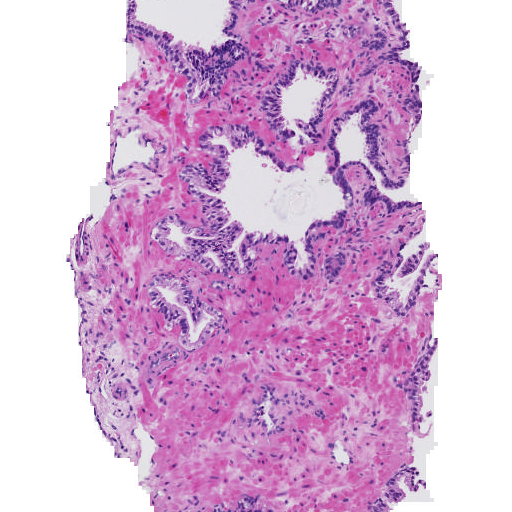
#> input picture images/0+0/03cbe5d39233a65cd7f64a81094ccc54_p_0.tiff, 512 x 512 px
$ python segment_images.py
#> lines starting #> are read from the running program, lines starting #| are printed output that depends on the picture; after the words box and inside, x2 and y2 are one past the last pixel; in counts of white or black regions, pixels touching at a corner belong together
import cv2 as cv
import numpy as np

"""
Cytoplasm classification
"""
LUMEN_RED = 210
LUMEN_GREEN = 210
LUMEN_BLUE = 210

NUCLEUS_RED = 80
NUCLEUS_GREEN = 69
NUCLEUS_BLUE = 129

CYTOPLASM_RED = 145 # 195.180.210
CYTOPLASM_GREEN = 130
CYTOPLASM_BLUE = 160

image = cv.imread("images/0+0/03cbe5d39233a65cd7f64a81094ccc54_p_0.tiff", -1)
#> image is the input picture: shape (512, 512, 3); mean B, G, R 214.4, 180.1, 215.7
image = cv.cvtColor(image, cv.COLOR_BGR2RGB)
image_hsv = cv.cvtColor(image, cv.COLOR_RGB2HSV)
#> image_hsv: shape (512, 512, 3); mean H, S, V 93.5, 53.2, 219.6

RANGE = 25
CYTOPLASM_RANGE = 75

LUMEN_LOW_RANGE = np.array([LUMEN_RED - RANGE, LUMEN_GREEN - RANGE, LUMEN_BLUE - RANGE])
LUMEN_HIGH_RANGE = np.array([LUMEN_RED + RANGE, LUMEN_GREEN + RANGE, LUMEN_BLUE + RANGE])

NUCLEUS_LOW_RANGE = np.array([NUCLEUS_RED - RANGE, NUCLEUS_GREEN - RANGE, NUCLEUS_BLUE - RANGE])
NUCLEUS_HIGH_RANGE = np.array([NUCLEUS_RED + RANGE, NUCLEUS_GREEN + RANGE, NUCLEUS_BLUE + RANGE])

CYTOPLASM_LOW_RANGE = np.array([CYTOPLASM_RED - CYTOPLASM_RANGE, CYTOPLASM_GREEN - CYTOPLASM_RANGE, CYTOPLASM_BLUE - CYTOPLASM_RANGE])
CYTOPLASM_HIGH_RANGE = np.array([CYTOPLASM_RED + CYTOPLASM_RANGE, CYTOPLASM_GREEN + CYTOPLASM_RANGE, CYTOPLASM_BLUE + CYTOPLASM_RANGE])

LUMEN_MASK = cv.inRange(image, LUMEN_LOW_RANGE, LUMEN_HIGH_RANGE)
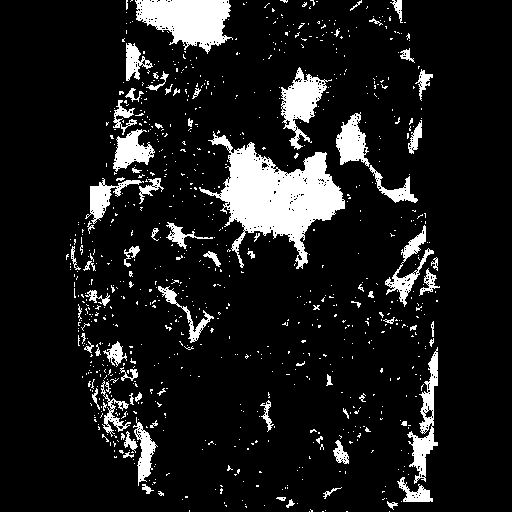
#> LUMEN_MASK: shape (512, 512); 10.8% white; 863 white regions (782 under 20 px), largest, box (x1, y1, x2, y2) and area: (199, 131, 345, 269) 8153, (135, 0, 233, 54) 3343, (281, 67, 332, 150) 1706
NUCLEUS_MASK = cv.inRange(image, NUCLEUS_LOW_RANGE, NUCLEUS_HIGH_RANGE)
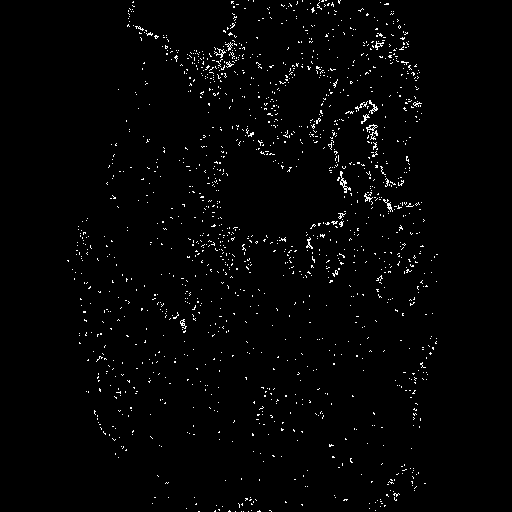
#> NUCLEUS_MASK: shape (512, 512); 1.7% white in thin lines or dots, all inside (x1, y1, x2, y2) = (67, 0, 438, 512)
CYTOPLASM_MASK = cv.inRange(image, CYTOPLASM_LOW_RANGE, CYTOPLASM_HIGH_RANGE)
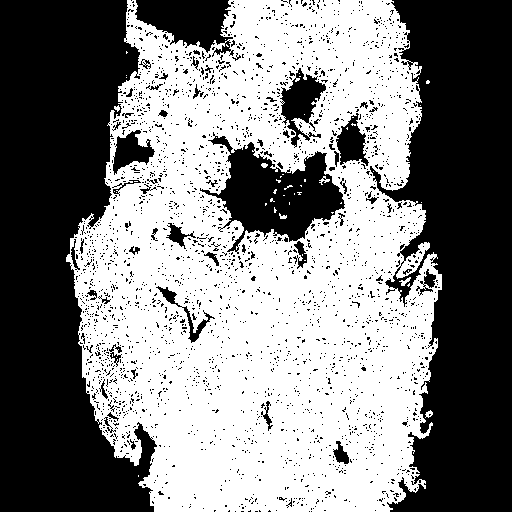
#> CYTOPLASM_MASK: shape (512, 512); 51.2% white; 2667 black regions (2605 under 20 px), largest, box (x1, y1, x2, y2) and area: (0, 0, 157, 512) 54407, (370, 0, 512, 512) 48643, (200, 132, 345, 254) 7676

LUMEN_MASK = LUMEN_MASK + NUCLEUS_MASK + CYTOPLASM_MASK
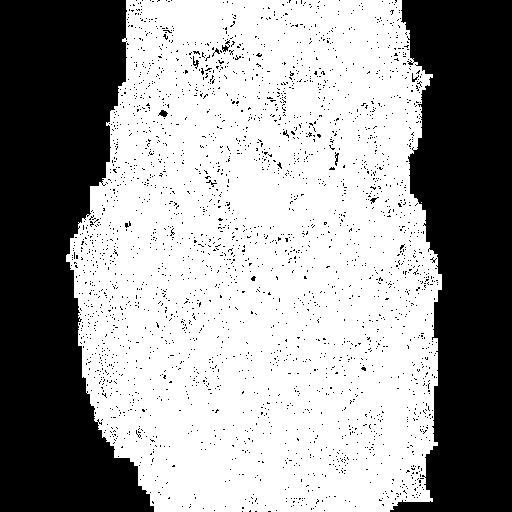
#> LUMEN_MASK: shape (512, 512); min 0, max 255, mean 155.3

result = cv.bitwise_and(image, image, mask=LUMEN_MASK)
cv.imwrite("images/{}".format("03cbe5d39233a65cd7f64a81094ccc54_p_0_marked.tiff"), image)
# cv.imshow("original", image)
result = image.copy()
result[LUMEN_MASK == 255] = [0,255,0]
result[NUCLEUS_MASK == 255] = [255,0,0]
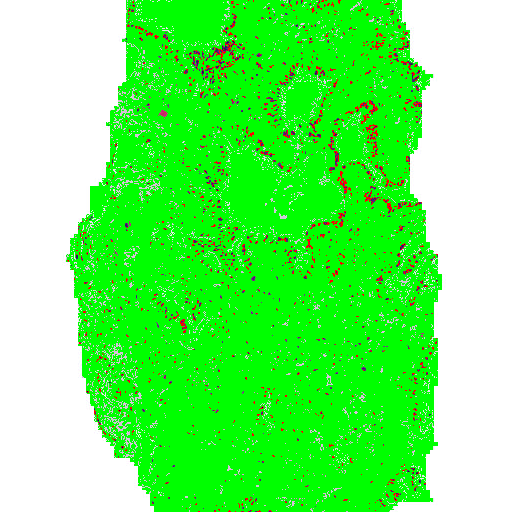
#> result: shape (512, 512, 3); mean R, G, B 106.1, 246.4, 102.1
result[CYTOPLASM_MASK == 255] = [0, 0, 0]
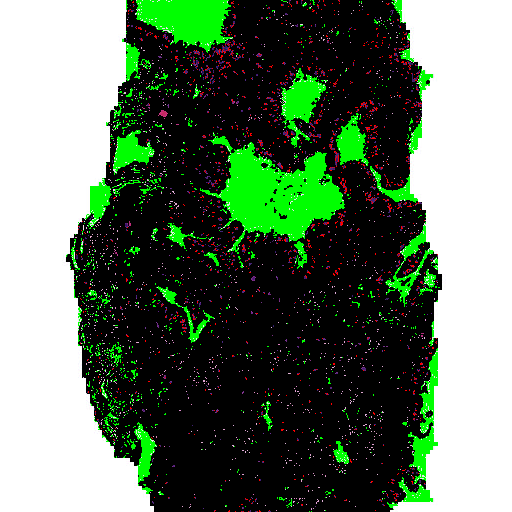
#> result: shape (512, 512, 3); mean R, G, B 99.7, 119.3, 97.9
cv.imshow("result",np.hstack([image, result]))
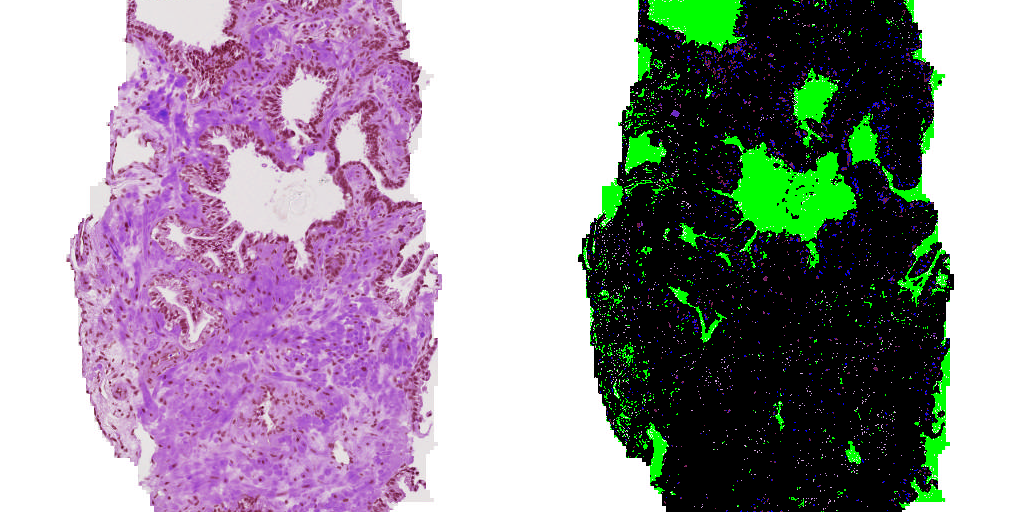
#> window 'result': shape (512, 1024, 3); mean B, G, R 157.7, 149.7, 156.2

# cv.imshow("result", image)
cv.waitKey()
cv.destroyAllWindows()

$ run again, with images/0+0/03cbe5d39233a65cd7f64a81094ccc54_p_1.tiff copied over images/0+0/03cbe5d39233a65cd7f64a81094ccc54_p_0.tiff
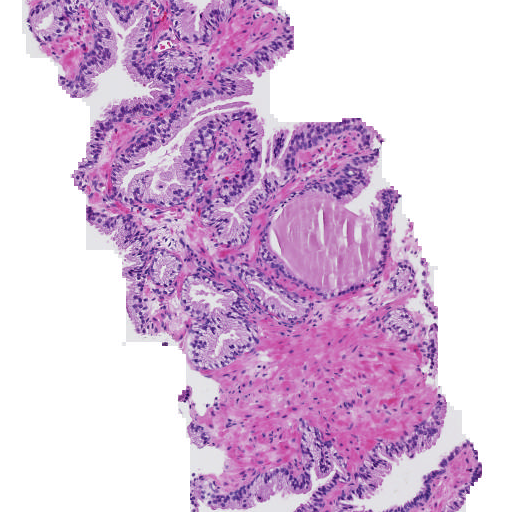
#> input picture images/0+0/03cbe5d39233a65cd7f64a81094ccc54_p_1.tiff, 512 x 512 px
#> image is the input picture: shape (512, 512, 3); mean B, G, R 219.2, 189.5, 217.7
#> image_hsv: shape (512, 512, 3); mean H, S, V 80, 45.4, 222.2
#> `LUMEN_MASK = cv.inRange(image, LUMEN_LOW_RANGE, LUMEN_HIGH_RANGE)`:
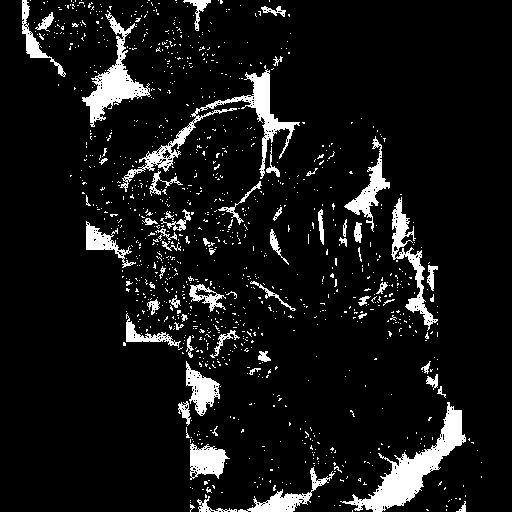
#> LUMEN_MASK: shape (512, 512); 8.5% white; 1118 white regions (1056 under 20 px), largest, box (x1, y1, x2, y2) and area: (340, 402, 466, 512) 3385, (120, 69, 300, 192) 2639, (82, 10, 151, 127) 2148
#> NUCLEUS_MASK: shape (512, 512); 1.9% white in thin lines or dots, all inside (x1, y1, x2, y2) = (27, 0, 482, 512)
#> CYTOPLASM_MASK: shape (512, 512); 44.7% white; 41 white regions (37 under 20 px), largest, box (x1, y1, x2, y2) and area: (25, 0, 447, 512) 113691, (382, 439, 482, 512) 3010, (420, 257, 438, 320) 462, (158, 149, 171, 158) 34
#> `cv.imshow("result",np.hstack([image, result]))`:
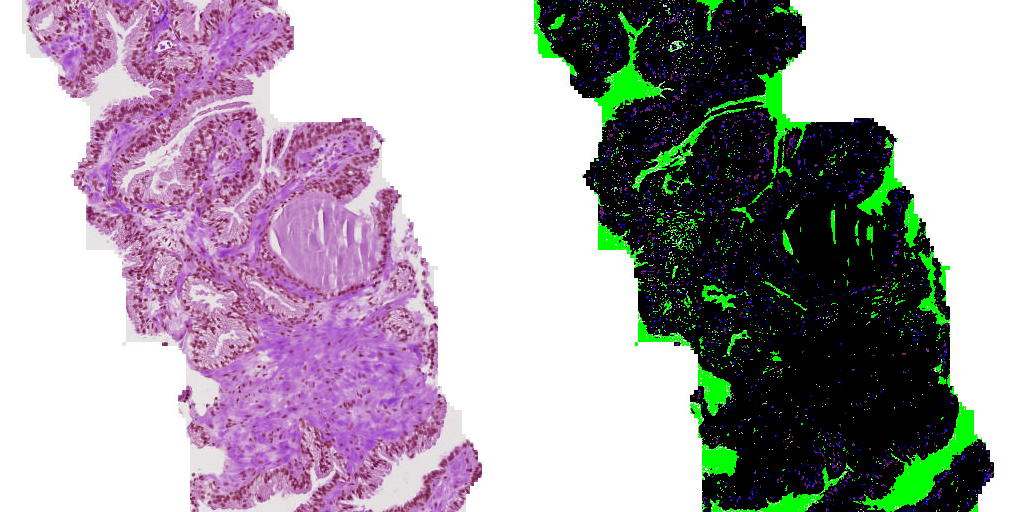
#> window 'result': shape (512, 1024, 3); mean B, G, R 169.5, 162.6, 169.3

$ run again, with images/0+0/03cbe5d39233a65cd7f64a81094ccc54_p_10.tiff copied over images/0+0/03cbe5d39233a65cd7f64a81094ccc54_p_0.tiff
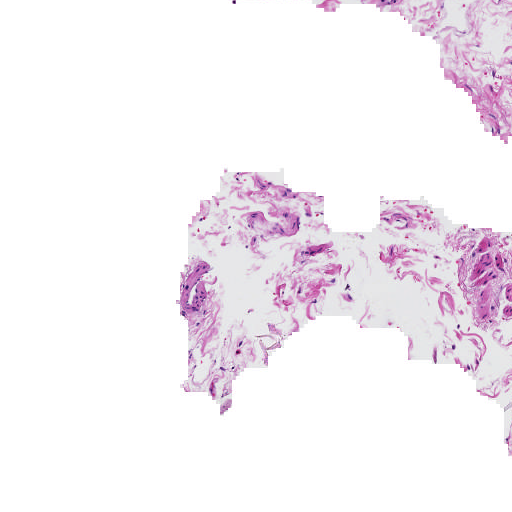
#> input picture images/0+0/03cbe5d39233a65cd7f64a81094ccc54_p_10.tiff, 512 x 512 px
#> image is the input picture: shape (512, 512, 3); mean B, G, R 245.8, 240.9, 246.3
#> image_hsv: shape (512, 512, 3); mean H, S, V 31.4, 7.8, 246.9
#> `LUMEN_MASK = cv.inRange(image, LUMEN_LOW_RANGE, LUMEN_HIGH_RANGE)`:
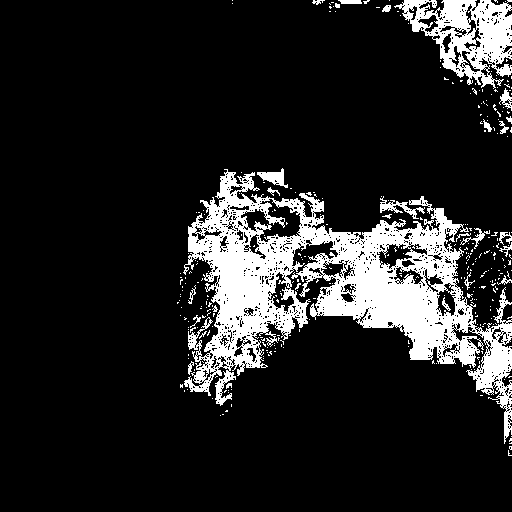
#> LUMEN_MASK: shape (512, 512); 14.1% white; 320 white regions (294 under 20 px), largest, box (x1, y1, x2, y2) and area: (183, 169, 512, 444) 29356, (394, 0, 512, 89) 5051, (380, 196, 425, 219) 305
#> NUCLEUS_MASK: shape (512, 512); 0.06% white in thin lines or dots, all inside (x1, y1, x2, y2) = (182, 0, 512, 440)
#> CYTOPLASM_MASK: shape (512, 512); 8.6% white; 248 white regions (181 under 20 px), largest, box (x1, y1, x2, y2) and area: (444, 224, 512, 332) 3779, (433, 0, 512, 144) 3199, (176, 256, 247, 400) 2991
#> `cv.imshow("result",np.hstack([image, result]))`:
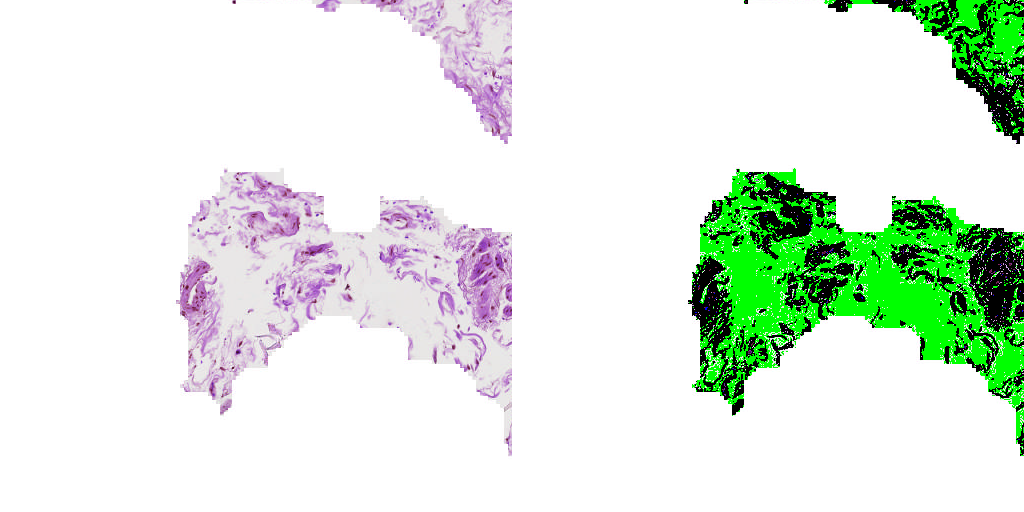
#> window 'result': shape (512, 1024, 3); mean B, G, R 223.4, 236.5, 223.2

$ run again, with images/0+0/03cbe5d39233a65cd7f64a81094ccc54_p_2.tiff copied over images/0+0/03cbe5d39233a65cd7f64a81094ccc54_p_0.tiff
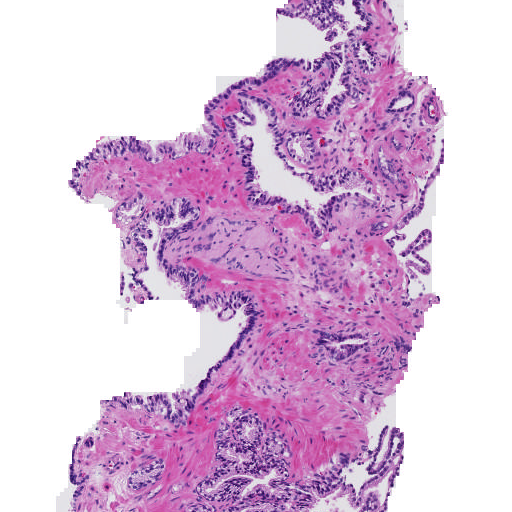
#> input picture images/0+0/03cbe5d39233a65cd7f64a81094ccc54_p_2.tiff, 512 x 512 px
#> image is the input picture: shape (512, 512, 3); mean B, G, R 219.7, 190.6, 219.6
#> image_hsv: shape (512, 512, 3); mean H, S, V 77.5, 45.9, 223.7
#> NUCLEUS_MASK: shape (512, 512); 1.9% white in thin lines or dots, all inside (x1, y1, x2, y2) = (70, 0, 444, 512)
#> CYTOPLASM_MASK: shape (512, 512); 42% white; 46 white regions (38 under 20 px), largest, box (x1, y1, x2, y2) and area: (68, 0, 447, 512) 108220, (276, 0, 350, 42) 1436, (120, 271, 125, 296) 90
#> `cv.imshow("result",np.hstack([image, result]))`:
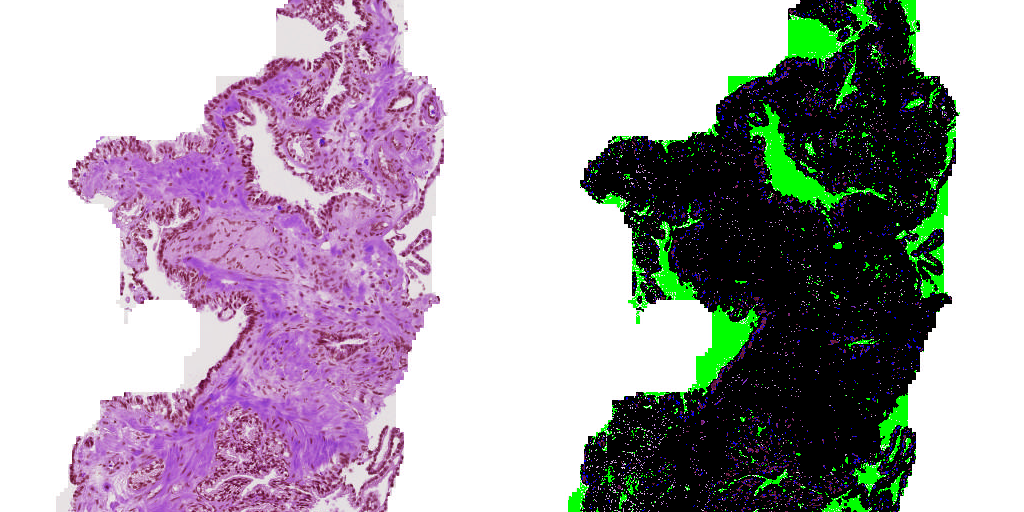
#> window 'result': shape (512, 1024, 3); mean B, G, R 173.8, 166, 172.9
